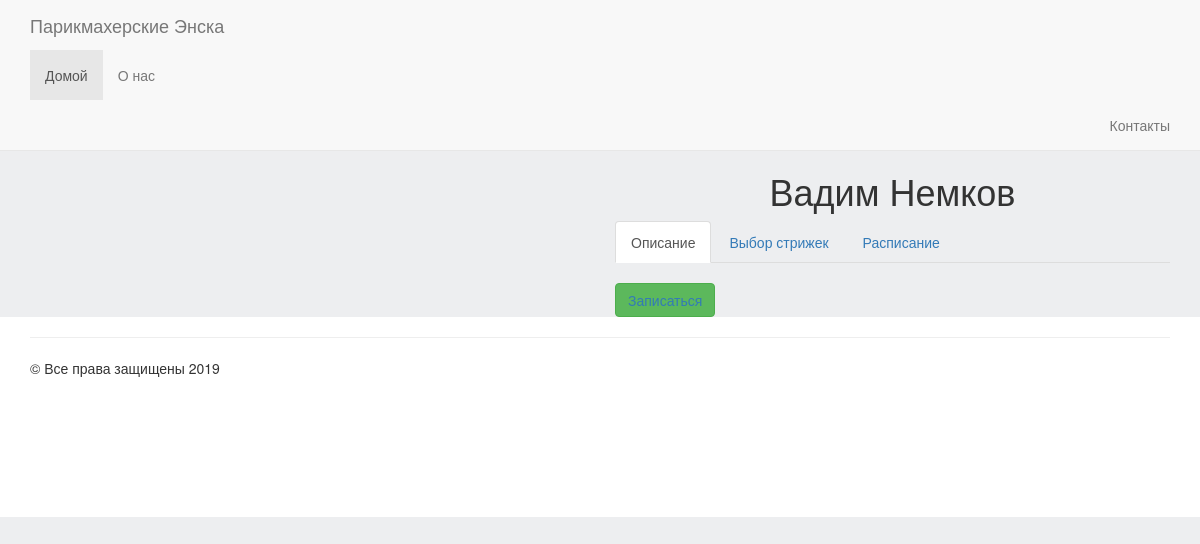
Page /master/3 on the earlier database version.
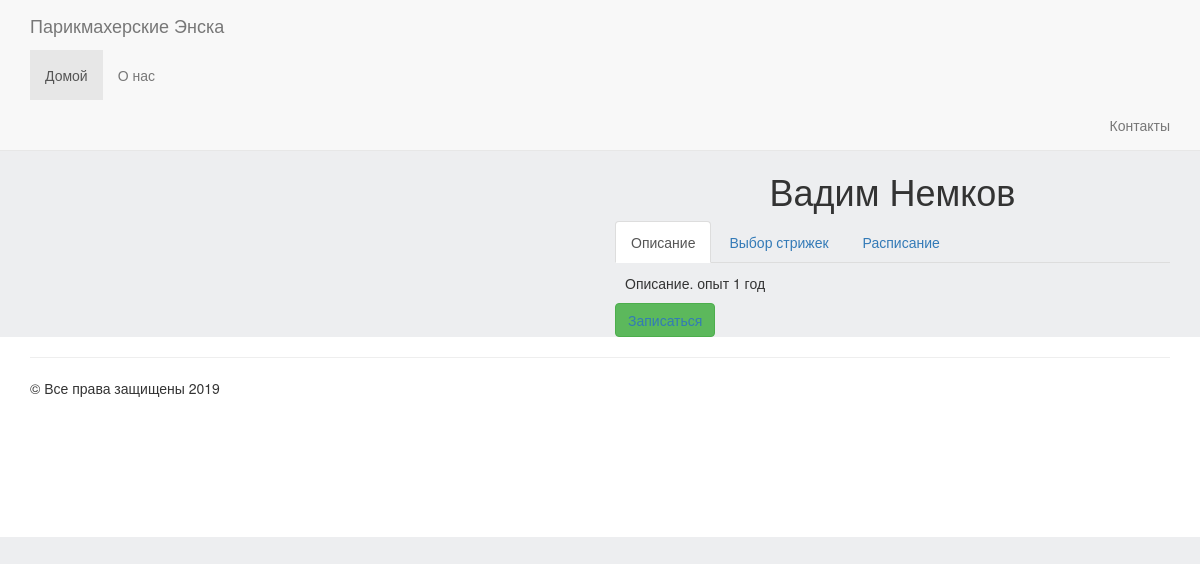
Same page on the later database version.
### masters/models.py (models this page shows, shortened)
class Master(models.Model):
    name = models.CharField(u'Мастер',max_length=155, blank=True, null=True, default=None)
    descriptions = models.TextField(u'Описание',blank=True, null=True, default=None)
    short_descriptions = models.TextField(u'Стрижки',blank=True, null=True, default=None)
    position = models.CharField(u'Должность',max_length=155,blank=True, null=True, default=None);
    category = models.ForeignKey(MasterCategory,blank=True, null=True, default=None, on_delete=models.CASCADE)
    is_active = models.BooleanField(u'Активность',default=True)
    haircut = models.ForeignKey(Haircut,blank=True, null=True, default=None, on_delete=models.CASCADE)
    created = models.DateTimeField(auto_now_add=True, auto_now=False)
    updated = models.DateTimeField(auto_now_add=False, auto_now=True)
    date = models.DateTimeField(u'Дата и время',default=timezone.now)
    class Meta:
        verbose_name = 'Мастер'
        verbose_name_plural = 'Мастера'

### masters/views.py (the view)
# urls.py: path('master/<int:id>', views.master, name='master'),
def master(request, id):
    master = get_object_or_404(Master,id=id)
    return render(request, 'masters/master.html', {'master': master})

### landing/templates/masters/master.html (shortened to what this page needs)
{% extends 'base.html' %}
{% load static %}
{% block content %}
  <div class="container">
    <div class="row">
      <div class="col-lg-6">
      </div>
      <div class="col-lg-6">
        <h1 class="text-center">
          {{master.name}}
        </h1>
          <div>
            <ul class="nav nav-tabs" role="tablist">
              <li role="presentation" class="active"><a href="#description" aria-controls="home" role="tab" data-toggle="tab">
                Описание
              </a></li>
              <li role="presentation"><a href="#short_descriptions" aria-controls="short_descriptions" role="tab" data-toggle="tab">
                Выбор стрижек
              </a></li>
              <li role="presentation"><a href="#date" aria-controls="messages" role="tab" data-toggle="tab">
                Расписание
              </a></li>
            </ul>
            <div class="tab-content master-description-tabs">
              <div role="tabpanel" class="tab-pane active" id="description">
                {{ master.descriptions}}
              </div>
            </div>
            <div class="">
              <form id="form_date_master" class="form-inline">
                <div class="form-group">
                  <a href="/landing">
                    <button type="submit" class="btn btn-success btn-buy"
                      data-master_id = {{ master.id }}
                      data-name_id = {{ master.name }}
                    >
                      <a href="/landing">
                          Записаться
                      </a>
                    </button>
                </div>
              </form>
            </div>
          </div>
      </div>
    </div>
  </div>
{% endblock %}

Differences in the rows shown:
changed Master "Вадим Немков": descriptions (not shown) → "Описание. опыт 1 год"
